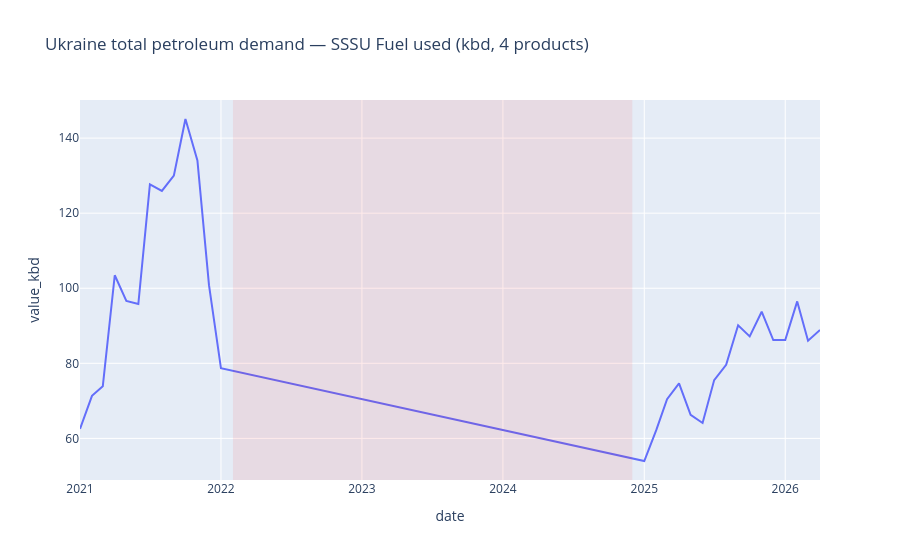

Notebook code for this chart:
### Markdown cell above
## 4. Headline — total demand (kbd)

### Code cell
headline_ts = (
    headline.groupby(["date", "is_provisional"], as_index=False)["value_kbd"]
    .sum()
    .sort_values("date")
)
fig = px.line(
    headline_ts,
    x="date",
    y="value_kbd",
    title="Ukraine total petroleum demand — SSSU Fuel used (kbd, 4 products)",
)
fig.update_traces(connectgaps=False)
fig.add_vrect(
    x0=WAR_DEMAND_GAP_START,
    x1=WAR_DEMAND_GAP_END,
    fillcolor="rgba(255,0,0,0.08)",
    line_width=0,
)
fig.show()

### Figure 1 — Plotly figure (JSON) as saved in the notebook; plotly's stock layout.template omitted (floating-point values rounded to 4 significant figures)
{"data": [{"connectgaps": false, "hovertemplate": "date=%{x}<br>value_kbd=%{y}<extra></extra>", "legendgroup": "", "line": {"color": "#636efa", "dash": "solid"}, "marker": {"symbol": "circle"}, "mode": "lines", "name": "", "orientation": "v", "showlegend": false, "type": "scatter", "x": ["2021-01-01T00:00:00.000000", "2021-02-01T00:00:00.000000", "2021-03-01T00:00:00.000000", "2021-04-01T00:00:00.000000", "2021-05-01T00:00:00.000000", "2021-06-01T00:00:00.000000", "2021-07-01T00:00:00.000000", "2021-08-01T00:00:00.000000", "2021-09-01T00:00:00.000000", "2021-10-01T00:00:00.000000", "2021-11-01T00:00:00.000000", "2021-12-01T00:00:00.000000", "2022-01-01T00:00:00.000000", "2025-01-01T00:00:00.000000", "2025-02-01T00:00:00.000000", "2025-03-01T00:00:00.000000", "2025-04-01T00:00:00.000000", "2025-05-01T00:00:00.000000", "2025-06-01T00:00:00.000000", "2025-07-01T00:00:00.000000", "2025-08-01T00:00:00.000000", "2025-09-01T00:00:00.000000", "2025-10-01T00:00:00.000000", "2025-11-01T00:00:00.000000", "2025-12-01T00:00:00.000000", "2026-01-01T00:00:00.000000", "2026-02-01T00:00:00.000000", "2026-03-01T00:00:00.000000", "2026-04-01T00:00:00.000000"], "xaxis": "x", "y": [62.55, 71.34, 73.86, 103.5, 96.61, 95.78, 127.7, 125.9, 130.0, 145.1, 134.0, 100.8, 78.68, 53.98, 62.2, 70.45, 74.65, 66.29, 64.1, 75.52, 79.61, 90.13, 87.17, 93.75, 86.19, 86.19, 96.49, 86.0, 88.89], "yaxis": "y"}], "layout": {"legend": {"tracegroupgap": 0}, "shapes": [{"fillcolor": "rgba(255,0,0,0.08)", "line": {"width": 0}, "type": "rect", "x0": "2022-02-01T00:00:00", "x1": "2024-12-01T00:00:00", "xref": "x", "y0": 0, "y1": 1, "yref": "y domain"}], "title": {"text": "Ukraine total petroleum demand — SSSU Fuel used (kbd, 4 products)"}, "xaxis": {"anchor": "y", "domain": [0, 1], "title": {"text": "date"}}, "yaxis": {"anchor": "x", "domain": [0, 1], "title": {"text": "value_kbd"}}}}
